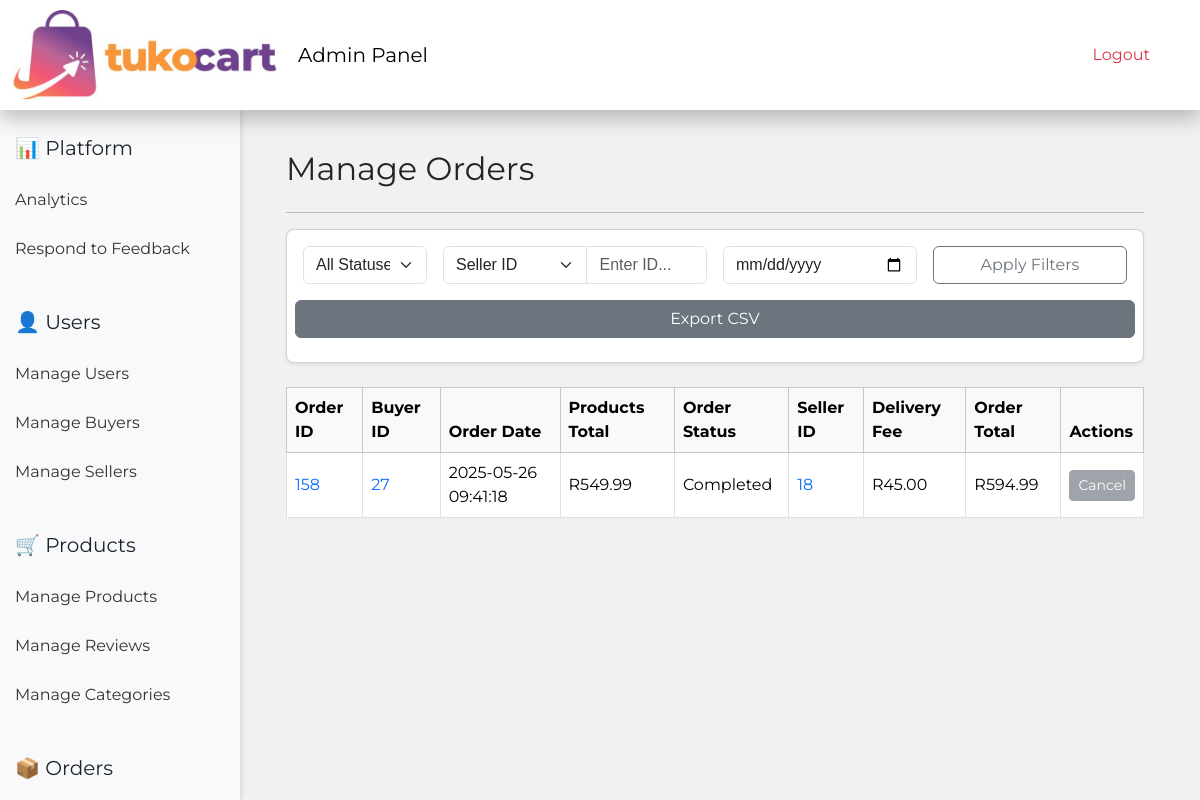
The app's page /pages/admin/manage_orders.php?orderID=158 (signed in) with its own data.
### tables this page shows
CREATE TABLE `orders` (
  `orderID` int(11) NOT NULL,
  `buyerID` int(11) NOT NULL,
  `orderDate` timestamp NOT NULL DEFAULT current_timestamp(),
  `totalAmount` decimal(10,2) NOT NULL,
  `orderStatus` varchar(20) DEFAULT 'Pending',
  `sellerID` int(11) NOT NULL,
  `deliveryFee` decimal(10,2) DEFAULT 0.00
);

### pages/admin/manage_orders.php (the view, shortened to what this page needs)
<?php
require_once '../db.php';
$orderID = $_GET['orderID']??'';
$whereClauses = [];
$params = [];
$types = '';
if (!empty($orderID)) {
    $whereClauses[] = "orderID = ?";
    $params[] = $orderID;
    $types .= 'i';
}
$whereSQL = $whereClauses ? 'WHERE ' . implode(' AND ', $whereClauses) : '';
$sql = "SELECT * FROM orders $whereSQL ORDER BY orderDate DESC";
$stmt = $conn->prepare($sql);
if (!empty($params)) {
    $stmt->bind_param($types, ...$params);
}
$stmt->execute();
$result = $stmt->get_result();
?>
<!DOCTYPE html>
<html lang="en">
<head>
    <link rel="stylesheet" href="https://cdn.jsdelivr.net/npm/bootstrap@5.3.5/dist/css/bootstrap.min.css">
    <link rel="stylesheet" href="../assets/css/theme.css">
</head>
<body>
    <?php include 'admin_nav.php'; ?>
    <div class="d-flex">
        <?php include 'sidebar.php'; ?>
        <div class="content-wrapper">
            <div id="dynamic-content" class="mt-4">
                <h3 class="mb-4">Manage Orders</h3>
                <hr>
                <div class="card p-3 mb-4 shadow-sm rounded-3">
                <form class="row g-3 mb-2" method="GET" action="">
                    <div class="col-md-2">
                        <select name="orderStatus" id="orderStatus" class="form-select">
                            <option value="">All Statuses</option>
                        </select>
                    </div>
                      <div class="col-md-4">
                        <div class="input-group">
                            <select name="searchType" class="form-select">
                                <option value="sellerID">Seller ID</option>
                            </select>
                            <input type="text" name="searchValue" class="form-control" placeholder="Enter ID...">
                        </div>
                    </div>
                    <div class="col-md-3">
                        <input type="date" name="orderDate" id="orderDate"
                            value="<?= htmlspecialchars($orderDateSearch) ?>" class="form-control">
                    </div>
                    <div class="col-md-3 d-flex align-items-end">
                        <button type="submit" class="btn btn-outline-secondary w-100">Apply Filters</button>
                    </div>
                    <button type="button" class="btn btn-secondary w-100" onclick="exportCSV()">Export CSV</button>
                </form>
                </div>
                <div class="table-responsive">
                    <table class="table table-bordered align-middle">
                        <thead class="table-light">
                            <tr>
                                <th>Order ID</th>
                                <th>Buyer ID</th>
                                <th>Order Date</th>
                                <th>Products Total</th>
                                <th>Order Status</th>
                                <th>Seller ID</th>
                                <th>Delivery Fee</th>
                                <th>Order Total</th>
                                <th>Actions</th>
                            </tr>
                        </thead>
                        <tbody>
                            <?php if ($result->num_rows > 0): ?>
                                <?php while ($order = $result->fetch_assoc()):
                                    $data[] = $order;?>
                                    <tr>
                                        <td>
                                            <a href="#" class="order-details-link" data-order-id="<?= $order['orderID'] ?>" data-bs-toggle="modal" data-bs-target="#orderDetailsModal">
                                                <?= $order['orderID'] ?>
                                            </a>
                                        </td>
                                        <td>
                                            <a href="manage_buyers.php?buyerID=<?= $order['buyerID'] ?>">
                                                <?= $order['buyerID'] ?>
                                            </a>
                                        </td>
                                        <td><?= $order['orderDate'] ?></td>
                                        <td>R<?= number_format($order['totalAmount'], 2) ?></td>
                                        <td><?= ucwords($order['orderStatus']) ?></td>
                                        <td>
                                            <a href="manage_sellers.php?sellerID=<?= $order['sellerID'] ?>">
                                                <?= $order['sellerID'] ?>
                                            </a>
                                        </td>
                                        <td>R<?= number_format($order['deliveryFee'], 2) ?></td>
                                        <td>
                                            R<?= number_format($order['deliveryFee'] + $order['totalAmount'], 2) ?>
                                        </td>
                                        <td>
                                            <?php if ($order['orderStatus']== 'Pending'||$order['orderStatus']== 'Paid'): ?>
                                                <form method="post" action="../assets/functions/cancel_order.php">
                                                    <input type="hidden" name="orderID" value="<?= $order['orderID'] ?>">
                                                    <input type="hidden" name="redirect" value="admin/manage_orders.php">
                                                    <button type="submit" class="btn btn-sm btn-danger">Cancel</button>
                                                </form>
                                            <?php else: ?>
                                                <button type="submit" class="btn btn-sm btn-secondary" disabled>Cancel</button>
                                            <?php endif; ?>
                                        </td>
                                    </tr>
                                <?php endwhile; ?>
                            <?php else: ?>
                                <tr>
                                    <td colspan="9" class="text-center">No orders found.</td>
                                </tr>
                            <?php endif; ?>
                        </tbody>
                    </table>
                </div>
            </div>
        </div>
    </div>
</body>
</html>

### pages/assets/css/theme.css (style rules this page uses)
* { margin: 0; padding: 0; box-sizing: border-box; }
body { background-color: #f1f1f1; background-position: 0 0; background-size: cover; font-family: 'Montserrat', Arial, Helvetica, sans-serif; padding-top: 110px; }
h1, h2, h3, h5 { font-family: 'Montserrat', Arial, Helvetica, sans-serif; font-weight: 400; padding-bottom: 6px; }
h3 { font-size: 32px; padding-bottom: 0; }
p, input, label, textarea, select { font-family: Arial, sans-serif; font-size: 16px; color: #333; }
a { text-decoration: none; }

### pages/assets/css/styleaccount.css (style rules this page uses)
.content-wrapper { margin-left: 270px; margin-right: 40px; flex: 1; min-width: 0; padding: 1rem; border-radius: 0.5rem; }

### records on screen
orders: orderID "158", buyerID "27", orderDate "2025-05-26 09:41:18", totalAmount "549.99", orderStatus "Completed", sellerID "18", deliveryFee "45.00", $order['deliveryFee'] + $order['totalAmount'] "594.99", shows "Cancel"
